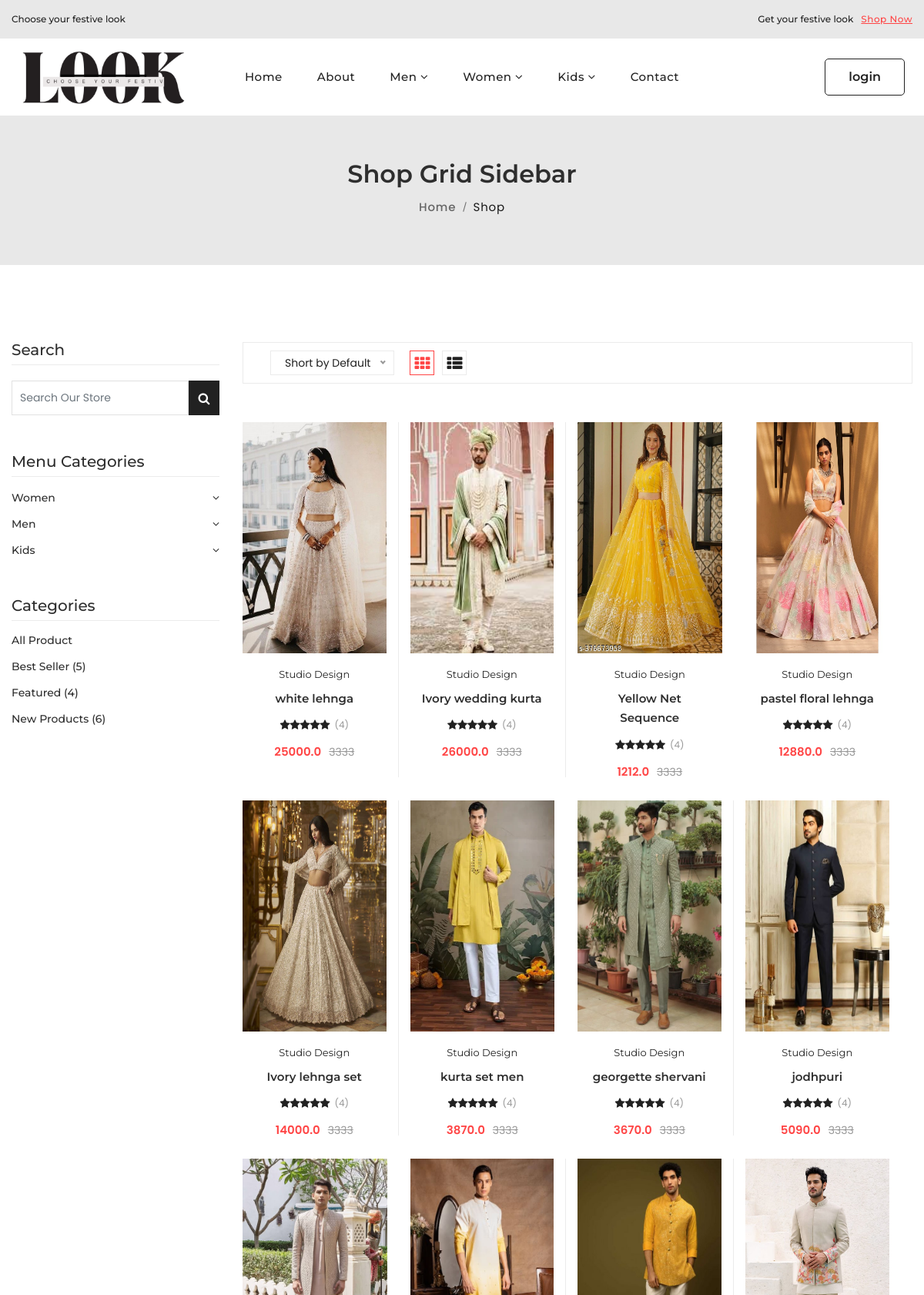
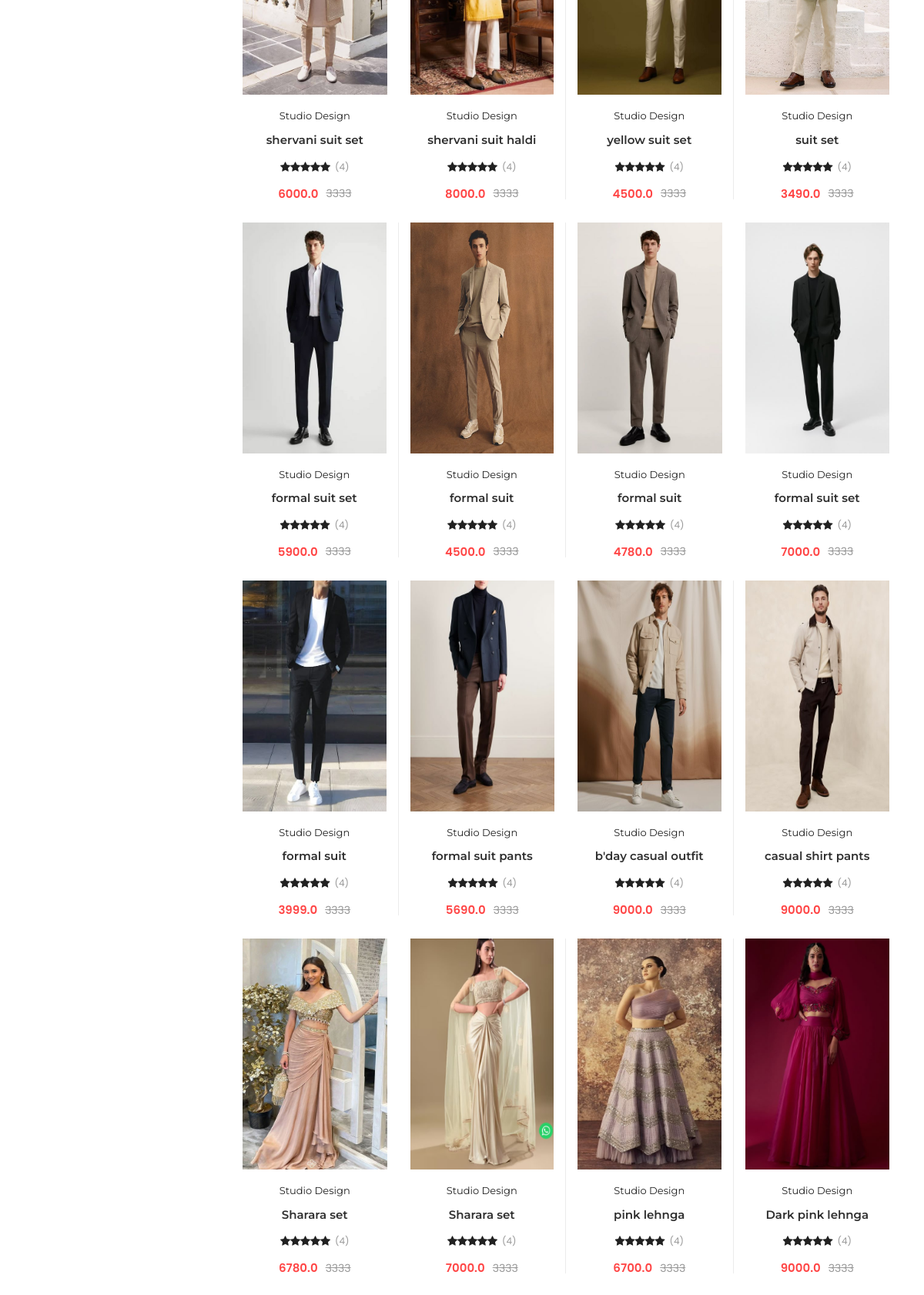
Page /shop-left-sidebar (upper part) on the committed database (2 pictures, top to bottom).
### myapp/models.py (models this page shows, shortened)
class product(models.Model):
    name=models.CharField(max_length=20)
    pimage=models.ImageField(upload_to="photos")
    catid=models.ForeignKey(category,on_delete=models.CASCADE)
    typeid=models.ForeignKey(Type,on_delete=models.CASCADE,null=True)
    price=models.FloatField()
    description= models.TextField()
    status= models.CharField(max_length=20)
    def product_photo(self):
        return mark_safe('<img src="{}" width="100"/>'.format(self.pimage.url))
    product_photo.allow_tags = True

### myapp/views.py (the view)
# urls.py: path("shop-left-sidebar",views.shopleftsidebar),
def shopleftsidebar(request):
    fetchproducts = product.objects.all()
    context = {
        "products": fetchproducts
    }
    return render(request,"shop-left-sidebar.html",context)

### myapp/templates/shop-left-sidebar.html (shortened to what this page needs)
<!DOCTYPE html>
<html lang="en">
<head>
    <link rel="stylesheet" href="/static/assets/css/vendor/fontawesome.min.css">
    <link rel="stylesheet" href="/static/assets/css/vendor/pe-icon-7-stroke.min.css">
    <link rel="stylesheet" href="/static/assets/css/plugins/swiper-bundle.min.css" />
    <link rel="stylesheet" href="/static/assets/css/plugins/animate.min.css" />
    <link rel="stylesheet" href="/static/assets/css/plugins/aos.min.css" />
    <link rel="stylesheet" href="/static/assets/css/plugins/nice-select.min.css" />
    <link rel="stylesheet" href="/static/assets/css/plugins/jquery-ui.min.css" />
    <link rel="stylesheet" href="/static/assets/css/plugins/lightgallery.min.css" />
    <link rel="stylesheet" href="/static/assets/css/style.css" />
</head>
<body>
    <div class="header section">
        {% include "nav.html" %}
    </div>
    <div class="section">
        <div class="breadcrumb-area bg-light">
            <div class="container-fluid">
                <div class="breadcrumb-content text-center">
                    <h1 class="title">Shop Grid Sidebar</h1>
                    <ul>
                        <li>
                            <a href="/">Home </a>
                        </li>
                        <li class="active"> shop</li>
                    </ul>
                </div>
            </div>
        </div>
    </div>
    <div class="section section-margin">
        <div class="container">
            <div class="row flex-row-reverse">
                <div class="col-lg-9 col-12 col-custom">
                    <div class="shop_toolbar_wrapper flex-column flex-md-row mb-10">
                        <div class="shop-top-bar-right">
                            <div class="shop-short-by mr-4">
                            </div>
                            <div class="shop_toolbar_btn">
                                <button data-role="grid_3" type="button" class="active btn-grid-4" title="Grid"><i class="fa fa-th"></i></button>
                                <button data-role="grid_list" type="button" class="btn-list" title="List"><i class="fa fa-th-list"></i></button>
                            </div>
                        </div>
                    </div>
                    <div class="row shop_wrapper grid_3">
                       <div class="row shop_wrapper grid_4">
                           {% for i in products %}
                        <div class="col-xl-3 col-lg-4 col-md-4 col-sm-6 product" data-aos="fade-up" data-aos-delay="200">
                            <div class="product-inner">
                                <div class="thumb">
                                    <a href="/single-product/{{ i.id }}" class="image">
                                        <img class="first-image" src="/media/{{ i.pimage }}" alt="Product" height="300px"/>
                                    </a>
                                </div>
                                <div class="content">
                                    <h4 class="sub-title"><a href="single-product">Studio Design</a></h4>
                                    <h5 class="title"><a href="single-product">{{ i.name }}</a></h5>
                                    <span class="ratings">
                                            <span class="rating-wrap">
                                                <span class="star" style="width: 100%"></span>
                                    </span>
                                    <span class="rating-num">(4)</span>
                                    </span>
                                    <span class="price">
                                            <span class="new">{{ i.price }}</span>
                                    <span class="old">3333</span>
                                    </span>
                                </div>
                            </div>
                        </div>
                            {% endfor %}
                    </div>
                    </div>
                </div>
                <div class="col-lg-3 col-12 col-custom">
                    <aside class="sidebar_widget mt-10 mt-lg-0">
                        <div class="widget_inner" data-aos="fade-up" data-aos-delay="200">
                            <div class="widget-list mb-10">
                                <h3 class="widget-title mb-4">Search</h3>
                                <div class="search-box">
                                    <input type="text" class="form-control" placeholder="Search Our Store" aria-label="Search Our Store">
                                    <button class="btn btn-dark btn-hover-primary" type="button">
                                        <i class="fa fa-search"></i>
                                    </button>
                                </div>
                            </div>
                            <div class="widget-list mb-10">
                                <h3 class="widget-title mb-4">Menu Categories</h3>
                                <nav>
                                    <ul class="category-menu mb-n3">
                                        <li class="menu-item-has-children pb-4">
                                            <a href="#">Women <i class="fa fa-angle-down"></i></a>
                                        </li>
                                        <li class="menu-item-has-children pb-4">
                                            <a href="#">Men <i class="fa fa-angle-down"></i></a>
                                        </li>
                                        <li class="menu-item-has-children pb-4">
                                            <a href="#">Kids <i class="fa fa-angle-down"></i></a>
                                        </li>
                                    </ul>
                                </nav>
                            </div>
                            <div class="widget-list mb-10">
                                <h3 class="widget-title">Categories</h3>
                                <div class="sidebar-body">
                                    <ul class="sidebar-list">
                                        <li><a href="#">All Product</a></li>
                                        <li><a href="#">Best Seller (5)</a></li>
                                        <li><a href="#">Featured (4)</a></li>
                                        <li><a href="#">New Products (6)</a></li>
                                    </ul>
                                </div>
                            </div>
                        </div>
                    </aside>
                </div>
            </div>
        </div>
    </div>
</body>
</html>

### rows in the picture
product: pimage (picture), name "white lehnga", price "25000.0"
product: pimage (picture), name "Ivory wedding kurta", price "26000.0"
product: pimage (picture), name "Yellow Net Sequence", price "1212.0"
product: pimage (picture), name "pastel floral lehnga", price "12880.0"
product: pimage (picture), name "Ivory lehnga set", price "14000.0"
product: pimage (picture), name "kurta set men", price "3870.0"
product: pimage (picture), name "georgette shervani", price "3670.0"
product: pimage (picture), name "jodhpuri", price "5090.0"
product: pimage (picture), name "shervani suit set", price "6000.0"
product: pimage (picture), name "shervani suit haldi", price "8000.0"
product: pimage (picture), name "yellow suit set", price "4500.0"
product: pimage (picture), name "suit set", price "3490.0"
product: pimage (picture), name "formal suit set", price "5900.0"
product: pimage (picture), name "formal suit", price "4500.0"
product: pimage (picture), name "formal suit", price "4780.0"
product: pimage (picture), name "formal suit set", price "7000.0"
product: pimage (picture), name "formal suit", price "3999.0"
product: pimage (picture), name "formal suit pants", price "5690.0"
product: pimage (picture), name "b'day casual outfit", price "9000.0"
product: pimage (picture), name "casual shirt pants", price "9000.0"
product: pimage (picture), name "Sharara set", price "6780.0"
product: pimage (picture), name "Sharara set", price "7000.0"
product: pimage (picture), name "pink lehnga", price "6700.0"
product: pimage (picture), name "Dark pink lehnga", price "9000.0"
